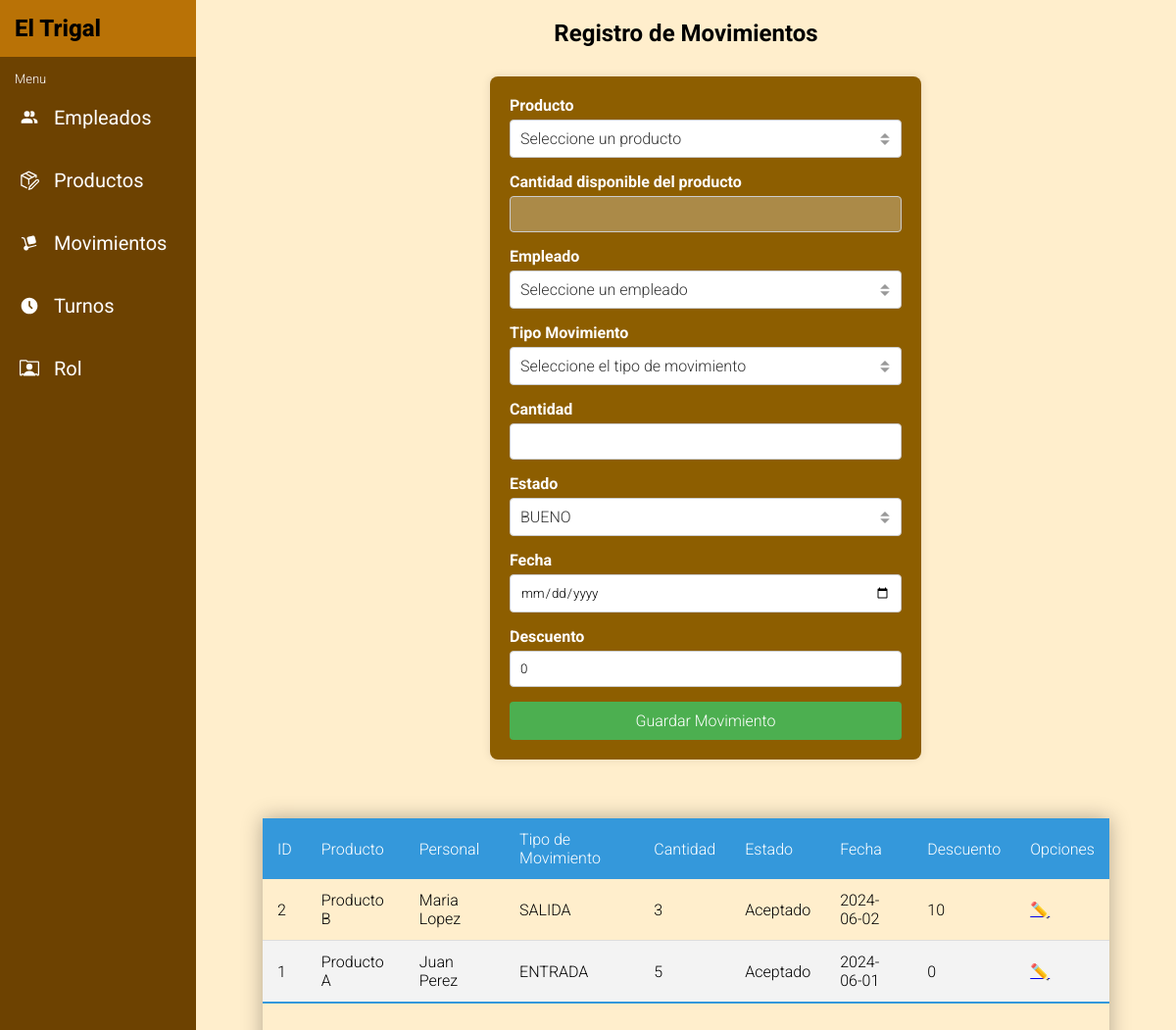
The app's page /php/layout/menu-movimientos.php (signed in) with its own data.
### tables this page shows
CREATE TABLE Movimiento (
    id_recepcion INT AUTO_INCREMENT PRIMARY KEY,
    id_producto INT,
    id_personal INT,
    tipo_movimiento VARCHAR(20),
    cantidad INT,
    estado VARCHAR(20),
    fecha DATE,
    descuento INT,
    FOREIGN KEY (id_producto) REFERENCES Producto (id_producto),
    FOREIGN KEY (id_personal) REFERENCES Personal (id_personal)
);

CREATE TABLE Producto (
    id_producto INT AUTO_INCREMENT PRIMARY KEY,
    nombre_producto VARCHAR(50),
    cantidad INT,
    descripcion TEXT,
    estado VARCHAR(20),
    Precio INT
);

### php/layout/menu-movimientos.php (the view, shortened to what this page needs)
<?php
include ('../config/connection.php');
$query = "
SELECT
  Movimiento.id_recepcion,
  Producto.nombre_producto,
  CONCAT(Personal.nombre, ' ', Personal.apellidos) AS nombre_personal,
  Movimiento.tipo_movimiento,
  Movimiento.cantidad,
  Movimiento.estado,
  Movimiento.fecha,
  Movimiento.descuento
FROM
  Movimiento
JOIN Producto ON Movimiento.id_producto = Producto.id_producto
JOIN Personal ON Movimiento.id_personal = Personal.id_personal
ORDER BY Movimiento.fecha DESC
";
$result = $conn->query($query);
?>
<!DOCTYPE html>
<html lang="es">
<head>
  <link rel="stylesheet" href="../../css/menu.css">
  <link rel="stylesheet" href="../../css/menu-movimientos.css">
</head>
<body>
  <?php include '../components/menu.php' ?>
  <section>
    <h2>Registro de Movimientos</h2>
    <div class="productos-container">
      <form id="movimientoForm" action="../controllers/movimientosCtrl/registrarCtrl.php" method="POST">
        <div class="form-group">
          <label for="producto">Producto</label>
          <select id="producto" name="producto" required onchange="mostrarCantidadDisponible()">
            <option value="">Seleccione un producto</option>
          </select>
        </div>
        <div class="form-group">
          <label for="cantidad_producto">Cantidad disponible del producto</label>
          <input type="number" id="cantidad_producto" name="cantidad_producto" min="1" step="1" disabled>
        </div>
        <div class="form-group">
          <label for="empleado">Empleado</label>
          <select id="empleado" name="empleado" required>
            <option value="">Seleccione un empleado</option>
          </select>
        </div>
        <div class="form-group">
          <label for="tipo_movimiento">Tipo Movimiento</label>
          <select id="tipo_movimiento" name="tipo_movimiento" required>
            <option value="">Seleccione el tipo de movimiento</option>
          </select>
        </div>
        <div class="form-group">
          <label for="cantidad">Cantidad</label>
          <input type="number" id="cantidad" name="cantidad" min="1" step="1" required>
        </div>
        <div class="form-group">
          <label for="estado">Estado</label>
          <select id="estado" name="estado" required>
            <option value="BUENO">BUENO</option>
          </select>
        </div>
        <div class="form-group">
          <label for="fecha">Fecha</label>
          <input type="date" id="fecha" name="fecha" required>
        </div>
        <div class="form-group">
          <label for="descuento">Descuento</label>
          <input type="number" id="descuento" name="descuento" min="0" step="0.50" value="0" required>
        </div>
        <button type="submit" onclick="validarCantidad()">Guardar Movimiento</button>
      </form>
    </div>
    <div class="table-container">
      <table class="styled-table">
        <thead>
          <tr>
            <th>ID</th>
            <th>Producto</th>
            <th>Personal</th>
            <th>Tipo de Movimiento</th>
            <th>Cantidad</th>
            <th>Estado</th>
            <th>Fecha</th>
            <th>Descuento</th>
            <th>Opciones</th>
          </tr>
        </thead>
        <tbody>
          <?php
          if ($result->num_rows > 0) {
            while ($row = $result->fetch_assoc()) {
              echo "<tr>";
              echo "<td>" . $row['id_recepcion'] . "</td>";
              echo "<td>" . $row['nombre_producto'] . "</td>";
              echo "<td>" . $row['nombre_personal'] . "</td>";
              echo "<td>" . $row['tipo_movimiento'] . "</td>";
              echo "<td>" . $row['cantidad'] . "</td>";
              echo "<td>" . $row['estado'] . "</td>";
              echo "<td>" . $row['fecha'] . "</td>";
              echo "<td>" . $row['descuento'] . "</td>";
              echo "<td><a class='btn-editar' href='../layout/editar-movimientos.php?id=" . $row['id_recepcion'] . "'>✏️</a></td>";
              echo "</tr>";
            }
          } else {
            echo "<tr><td colspan='8'>No hay datos disponibles</td></tr>";
          }
          ?>
        </tbody>
      </table>
    </div>
  </section>
</body>
</html>

### css/menu.css (style rules this page uses)
* { font-family: "Roboto", sans-serif; font-weight: 300; font-style: normal; margin: 0; padding: 0; }

### css/menu-movimientos.css (style rules this page uses)
body { margin: 0; padding: 0; min-height: 100vh; background: #ffeecc; font-family: "Roboto", sans-serif; font-weight: 300; font-style: normal; }
section { padding: 20px; margin-left: 200px; min-height: 100vh; display: flex; flex-direction: column; justify-content: center; align-items: center; }
section h2 { font-weight: 700; }
.productos-container { width: 40%; min-width: 400px; color: white; margin: 30px; }
form { background-color: #8d5e00; padding: 20px; border-radius: 8px; box-shadow: 0 0 10px rgba(0, 0, 0, 0.1); width: 100%; display: flex; flex-direction: column; justify-content: center; align-items: center; }
.form-group { margin-bottom: 15px; width: 100%; }
.form-group label { display: block; margin-bottom: 5px; font-weight: bold; }
.form-group input[type="text"], .form-group input[type="number"], .form-group input[type="date"] { width: 100%; padding: 10px; border: 1px solid #ccc; border-radius: 4px; box-sizing: border-box; }
.form-group select { width: 100%; padding: 10px; border: 1px solid #ccc; border-radius: 4px; box-sizing: border-box; }
.form-group select { appearance: none; background-color: #fff; background-repeat: no-repeat; background-position: right 10px center; background-size: 12px 12px; padding-right: 30px; font-size: 16px; color: #333; }
button { background-color: #4CAF50; color: white; padding: 10px 15px; border: none; border-radius: 4px; cursor: pointer; font-size: 16px; width: 100%; }
.table-container { width: 90%; max-width: 1000px; height: 300px; margin: 0 20px; overflow-x: auto; box-shadow: 0 0 20px rgba(0, 0, 0, 0.3); margin: 30px; }
.styled-table { width: 100%; border-collapse: collapse; font-size: 16px; text-align: left; }
.styled-table thead tr { background-color: #3498db; color: #ffffff; text-align: left; }
.styled-table th, .styled-table td { padding: 12px 15px; }
.styled-table tbody tr { border-bottom: 1px solid #dddddd; }
.styled-table tbody tr:nth-of-type(even) { background-color: #f3f3f3; }
.styled-table tbody tr:last-of-type { border-bottom: 2px solid #3498db; }

### records on screen
movimiento: id_recepcion "2", id_producto.nombre_producto "Producto B", nombre_personal "Maria Lopez", tipo_movimiento "SALIDA", cantidad "3", estado "Aceptado", fecha "2024-06-02", descuento "10"
movimiento: id_recepcion "1", id_producto.nombre_producto "Producto A", nombre_personal "Juan Perez", tipo_movimiento "ENTRADA", cantidad "5", estado "Aceptado", fecha "2024-06-01", descuento "0"
